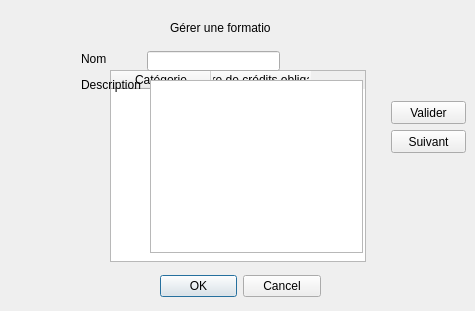
<?xml version="1.0" encoding="UTF-8"?>
<ui version="4.0">
 <class>gererFormation</class>
 <widget class="QDialog" name="gererFormation">
  <property name="geometry">
   <rect>
    <x>0</x>
    <y>0</y>
    <width>475</width>
    <height>311</height>
   </rect>
  </property>
  <property name="windowTitle">
   <string>Dialog</string>
  </property>
  <widget class="QDialogButtonBox" name="buttonBox">
   <property name="geometry">
    <rect>
     <x>160</x>
     <y>270</y>
     <width>161</width>
     <height>32</height>
    </rect>
   </property>
   <property name="orientation">
    <enum>Qt::Horizontal</enum>
   </property>
   <property name="standardButtons">
    <set>QDialogButtonBox::Cancel|QDialogButtonBox::Ok</set>
   </property>
  </widget>
  <widget class="QLabel" name="Titre">
   <property name="geometry">
    <rect>
     <x>170</x>
     <y>20</y>
     <width>101</width>
     <height>16</height>
    </rect>
   </property>
   <property name="text">
    <string>Gérer une formation</string>
   </property>
  </widget>
  <widget class="QTableWidget" name="TableUV">
   <property name="geometry">
    <rect>
     <x>110</x>
     <y>90</y>
     <width>221</width>
     <height>101</height>
    </rect>
   </property>
   <column>
    <property name="text">
     <string>UV</string>
    </property>
   </column>
   <column>
    <property name="text">
     <string>Obligatoire</string>
    </property>
   </column>
  </widget>
  <widget class="QTableWidget" name="tableWidgetCategorie">
   <property name="geometry">
    <rect>
     <x>110</x>
     <y>70</y>
     <width>256</width>
     <height>192</height>
    </rect>
   </property>
   <column>
    <property name="text">
     <string>Catégorie</string>
    </property>
   </column>
   <column>
    <property name="text">
     <string>Nombre de crédits obliqatoires</string>
    </property>
   </column>
  </widget>
  <widget class="QTextEdit" name="textEditFormation">
   <property name="geometry">
    <rect>
     <x>150</x>
     <y>80</y>
     <width>213</width>
     <height>173</height>
    </rect>
   </property>
  </widget>
  <widget class="QLabel" name="label">
   <property name="geometry">
    <rect>
     <x>81</x>
     <y>77</y>
     <width>60</width>
     <height>16</height>
    </rect>
   </property>
   <property name="text">
    <string>Description :</string>
   </property>
  </widget>
  <widget class="QLabel" name="LabelNomFormation">
   <property name="geometry">
    <rect>
     <x>81</x>
     <y>51</y>
     <width>28</width>
     <height>16</height>
    </rect>
   </property>
   <property name="text">
    <string>Nom :</string>
   </property>
  </widget>
  <widget class="QLineEdit" name="NomFormation">
   <property name="geometry">
    <rect>
     <x>147</x>
     <y>51</y>
     <width>133</width>
     <height>20</height>
    </rect>
   </property>
  </widget>
  <widget class="QPushButton" name="Suivant">
   <property name="geometry">
    <rect>
     <x>391</x>
     <y>130</y>
     <width>75</width>
     <height>23</height>
    </rect>
   </property>
   <property name="text">
    <string>Suivant</string>
   </property>
  </widget>
  <widget class="QPushButton" name="Valider">
   <property name="geometry">
    <rect>
     <x>391</x>
     <y>101</y>
     <width>75</width>
     <height>23</height>
    </rect>
   </property>
   <property name="text">
    <string>Valider</string>
   </property>
  </widget>
 </widget>
 <resources/>
 <connections>
  <connection>
   <sender>buttonBox</sender>
   <signal>accepted()</signal>
   <receiver>gererFormation</receiver>
   <slot>accept()</slot>
   <hints>
    <hint type="sourcelabel">
     <x>248</x>
     <y>254</y>
    </hint>
    <hint type="destinationlabel">
     <x>157</x>
     <y>274</y>
    </hint>
   </hints>
  </connection>
  <connection>
   <sender>buttonBox</sender>
   <signal>rejected()</signal>
   <receiver>gererFormation</receiver>
   <slot>reject()</slot>
   <hints>
    <hint type="sourcelabel">
     <x>316</x>
     <y>260</y>
    </hint>
    <hint type="destinationlabel">
     <x>286</x>
     <y>274</y>
    </hint>
   </hints>
  </connection>
 </connections>
</ui>
